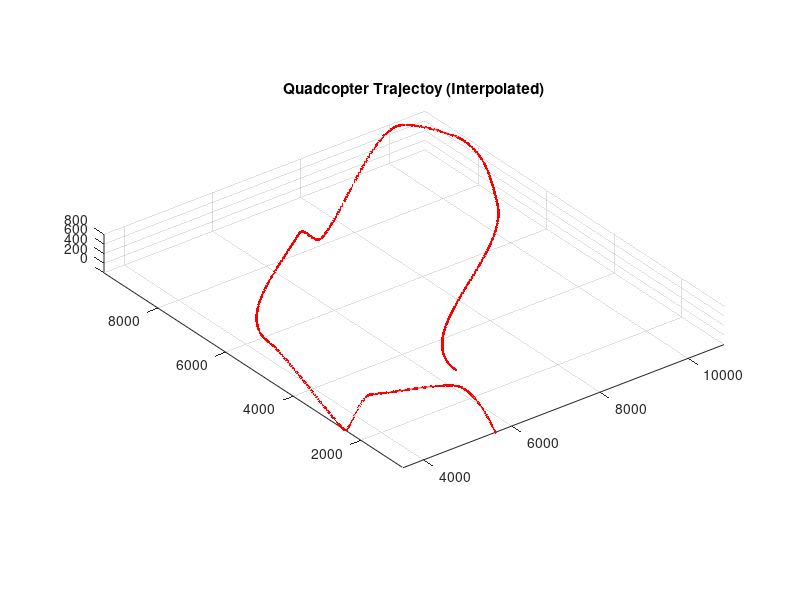

Reproduce this figure in MATLAB.
%% Trajectory
% This scripts generates the interpolated data for the reference trajectory
close all; clc; clear all;

load('exportWP')

for i = 0:length(exportWP)-1
    WP(i+1,:) = exportWP(length(exportWP)-i).Position;
end

for i = 1:length(exportWP)-1
    distWP(i) = sqrt((WP(i+1,1)-WP(i,1))^2+(WP(i+1,2)-WP(i,2))^2);
end

% Add heights to map points
WP(12,:) = WP(1,:);
WP(:,3) = zeros(12,1);
WP(:,3) = ...
    [0;
    100;
    100;
    0;
    100;
    100;
    0;
    100;
    100;
    100;
    100;
    0];
WP = 5000/700*WP;

temp = cat(1,0,cumsum(sqrt(sum(diff(WP,[],1).^2,2))));
interpWP = interp1(temp, WP, unique([temp(:)' linspace(0,temp(end),1430)]),'PCHIP');
dd = interpWP;

% delete last 80 waypoints to fix starting failure
dd = dd(1:end-80,:);

save 'WP_map.mat' dd

figure, hold on
%plot3(WP(:,1),WP(:,2),WP(:,3),'.b-')
plot3(dd(:,1),dd(:,2),dd(:,3),'.r-')
grid on
title('Quadcopter Trajectoy (Interpolated)')
axis image, view(3),